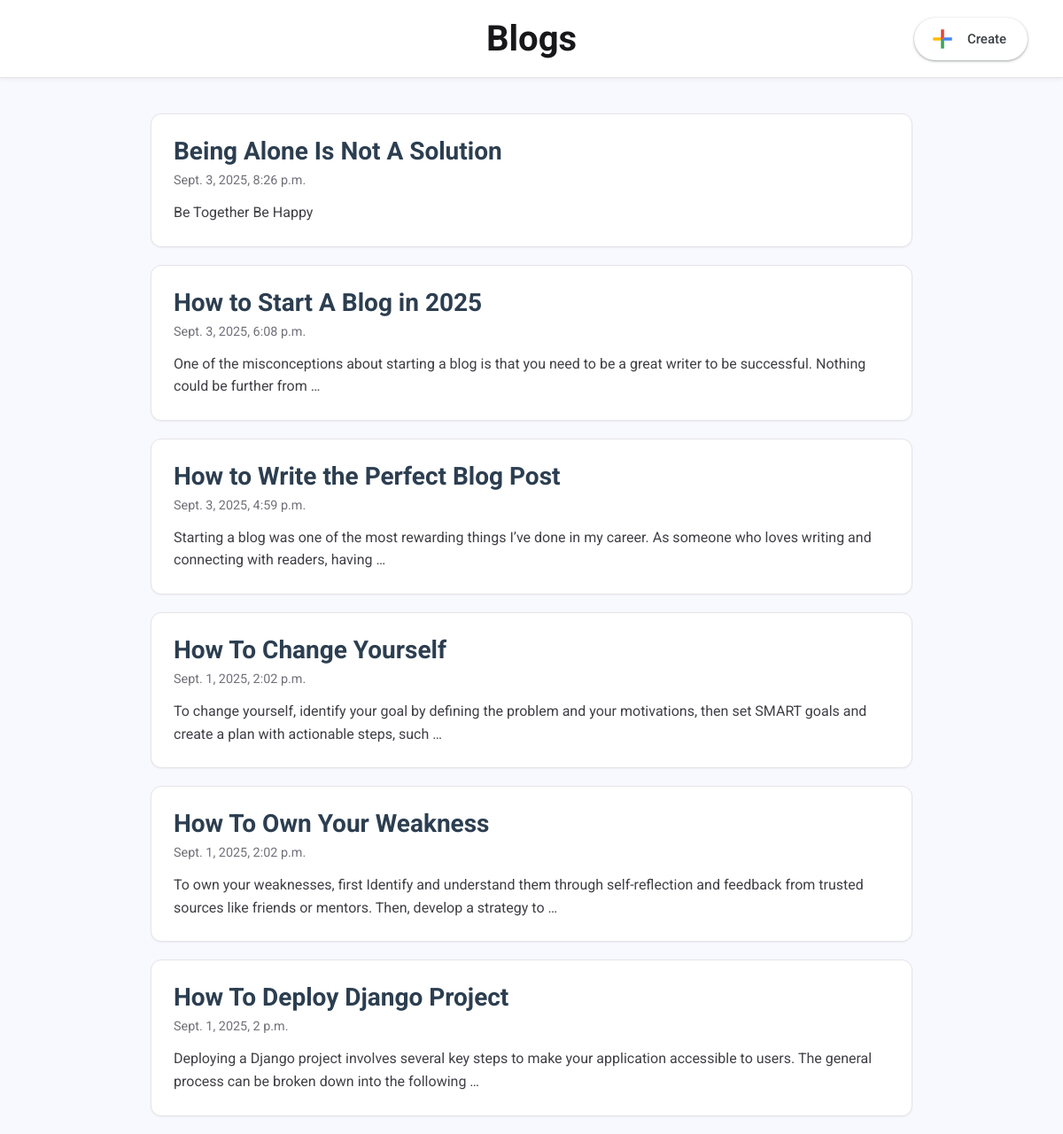
The page / on the database its author committed.
### post/models.py (models this page shows)
class Post(models.Model):
  title = models.CharField(max_length=100)
  body = models.CharField(max_length=10000000)
  created = models.DateTimeField(default = datetime.now,blank=True)

### post/views.py (the view)
# urls.py: path('',views.index,name='index'),
def index(request):
  posts = Post.objects.all()
  return render(request, 'index.html',{'posts':posts})

### templates/index.html (shortened to what this page needs)
{% load static %}
<!DOCTYPE html>
<html lang="en">
<head>
    <link rel="stylesheet" href="{% static 'style.css' %}">
</head>
<body>
    <div class="header">
        <h2>Blogs</h2>
        <a href="register" class="gdrive-button" aria-label="Create new">
            <svg class="plus-icon" viewBox="0 0 36 36">
                <path fill="#34A853" d="M16 16v14h4V20z"></path>
                <path fill="#4285F4" d="M30 16H20l-4 4h14z"></path>
                <path fill="#FBBC05" d="M6 16v4h10l4-4z"></path>
                <path fill="#EA4335" d="M20 16V6h-4v14z"></path>
                <path fill="none" d="M0 0h36v36H0z"></path>
            </svg>
            <span class="button-text">Create</span>
        </a>
    </div>
    <div class="row">
        <div class="leftcolumn">
            {% for post in posts reversed %}
            <div class="card">
                <a href="/post/{{post.id}}">
                    <h2>{{post.title}}</h2>
                    <b>
                        <h5>{{post.created}}</h5>
                    </b>
                    <p>{{post.body|truncatewords:25}}</p>
                </a>
            </div>
            {% endfor %}
        </div>
    </div>
</body>
</html>

### static/style.css (style rules this page uses)
* { box-sizing: border-box; margin: 0; padding: 0; }
body { background-color: #F8F8FF; color: #2c3e50; font-family: 'Roboto', sans-serif; }
.header { background: white; padding: 20px 40px; text-align: center; position: relative; border-bottom: 1px solid #e4e4e7; box-shadow: 0 2px 4px rgba(0, 0, 0, 0.05); }
.header h2 { font-size: 2.5rem; font-weight: 700; color: #18181b; }
.row { padding: 20px; max-width: 900px; margin: 0 auto; }
.card { background-color: white; padding: 25px; margin-top: 20px; border-radius: 12px; box-shadow: 0 1px 2px rgba(0, 0, 0, 0.05); transition: transform 0.2s ease-in-out, box-shadow 0.2s ease-in-out; border: 1px solid #e4e4e7; }
.card a { text-decoration: none; color: inherit; }
.card h2 { font-size: 1.75rem; margin-bottom: 8px; font-weight: 700; }
.card h5 { font-size: 0.9rem; color: #71717a; margin-bottom: 15px; font-weight: 400; }
.card p { font-size: 1rem; line-height: 1.6; color: #3f3f46; }
.gdrive-button { position: absolute; top: 50%; right: 40px; transform: translateY(-50%); display: flex; align-items: center; justify-content: center; padding: 0 24px 0 16px; height: 48px; background-color: #ffffff; border-radius: 24px; box-shadow: 0 1px 2px 0 rgba(60, 64, 67, 0.3), 0 1px 3px 1px rgba(60, 64, 67, 0.15); text-decoration: none; cursor: pointer; transition: box-shadow 0.15s ease-in-out, background-color 0.15s ease-in-out; -webkit-tap-highlight-color: transparent; }
.gdrive-button .plus-icon { width: 32px; height: 32px; margin-right: 12px; }
.gdrive-button .button-text { color: #3c4043; font-size: 15px; font-weight: 500; }

### rows shown on the page
Post: title "Being Alone Is Not A Solution", created "Sept. 3, 2025, 8:26 p.m.", body "Be Together Be Happy"
Post: title "How to Start A Blog in 2025", created "Sept. 3, 2025, 6:08 p.m.", body "One of the misconceptions about starting a blog is that you need to be a great writer to be successful. Nothing could be further from …"
Post: title "How to Write the Perfect Blog Post", created "Sept. 3, 2025, 4:59 p.m.", body "Starting a blog was one of the most rewarding things I’ve done in my career. As someone who loves writing and connecting with readers, having …"
Post: title "How To Change Yourself", created "Sept. 1, 2025, 2:02 p.m.", body "To change yourself, identify your goal by defining the problem and your motivations, then set SMART goals and create a plan with actionable steps, such …"
Post: title "How To Own Your Weakness", created "Sept. 1, 2025, 2:02 p.m.", body "To own your weaknesses, first Identify and understand them through self-reflection and feedback from trusted sources like friends or mentors. Then, develop a strategy to …"
Post: title "How To Deploy Django Project", created "Sept. 1, 2025, 2 p.m.", body "Deploying a Django project involves several key steps to make your application accessible to users. The general process can be broken down into the following …"
